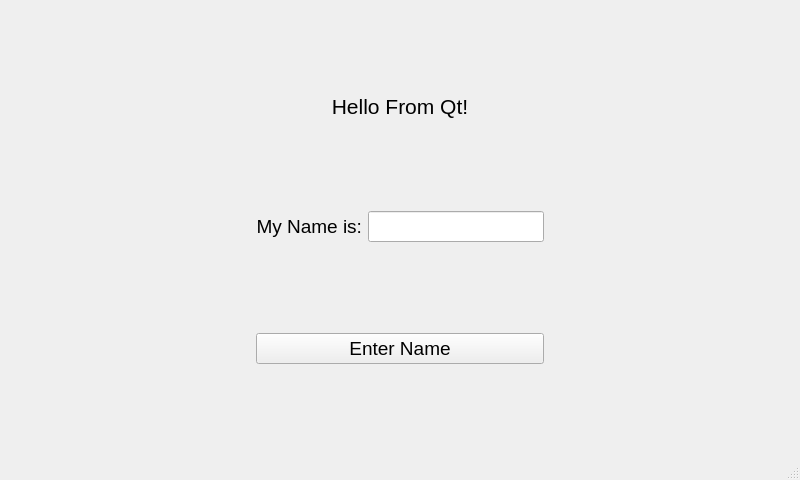
<?xml version="1.0" encoding="UTF-8"?>
<ui version="4.0">
 <class>MainWindow</class>
 <widget class="QMainWindow" name="MainWindow">
  <property name="geometry">
   <rect>
    <x>0</x>
    <y>0</y>
    <width>800</width>
    <height>480</height>
   </rect>
  </property>
  <property name="windowTitle">
   <string>MainWindow</string>
  </property>
  <widget class="QWidget" name="centralwidget">
   <layout class="QGridLayout" name="gridLayout">
    <item row="4" column="1">
     <spacer name="verticalSpacer_4">
      <property name="orientation">
       <enum>Qt::Vertical</enum>
      </property>
      <property name="sizeHint" stdset="0">
       <size>
        <width>20</width>
        <height>40</height>
       </size>
      </property>
     </spacer>
    </item>
    <item row="1" column="1">
     <widget class="QLabel" name="label">
      <property name="font">
       <font>
        <pointsize>16</pointsize>
       </font>
      </property>
      <property name="text">
       <string>Hello From Qt!</string>
      </property>
      <property name="alignment">
       <set>Qt::AlignCenter</set>
      </property>
     </widget>
    </item>
    <item row="3" column="1">
     <layout class="QHBoxLayout" name="horizontalLayout_2">
      <item>
       <widget class="QLabel" name="label_2">
        <property name="font">
         <font>
          <pointsize>14</pointsize>
         </font>
        </property>
        <property name="text">
         <string>My Name is:</string>
        </property>
        <property name="alignment">
         <set>Qt::AlignRight|Qt::AlignTrailing|Qt::AlignVCenter</set>
        </property>
       </widget>
      </item>
      <item>
       <widget class="QLineEdit" name="lineEdit">
        <property name="font">
         <font>
          <pointsize>14</pointsize>
         </font>
        </property>
       </widget>
      </item>
     </layout>
    </item>
    <item row="6" column="1">
     <spacer name="verticalSpacer_2">
      <property name="orientation">
       <enum>Qt::Vertical</enum>
      </property>
      <property name="sizeHint" stdset="0">
       <size>
        <width>20</width>
        <height>40</height>
       </size>
      </property>
     </spacer>
    </item>
    <item row="0" column="1">
     <spacer name="verticalSpacer">
      <property name="orientation">
       <enum>Qt::Vertical</enum>
      </property>
      <property name="sizeHint" stdset="0">
       <size>
        <width>20</width>
        <height>40</height>
       </size>
      </property>
     </spacer>
    </item>
    <item row="2" column="1">
     <spacer name="verticalSpacer_3">
      <property name="orientation">
       <enum>Qt::Vertical</enum>
      </property>
      <property name="sizeHint" stdset="0">
       <size>
        <width>20</width>
        <height>40</height>
       </size>
      </property>
     </spacer>
    </item>
    <item row="5" column="1">
     <widget class="QPushButton" name="pushButton">
      <property name="font">
       <font>
        <pointsize>14</pointsize>
       </font>
      </property>
      <property name="text">
       <string>Enter Name</string>
      </property>
     </widget>
    </item>
    <item row="5" column="0">
     <spacer name="horizontalSpacer">
      <property name="orientation">
       <enum>Qt::Horizontal</enum>
      </property>
      <property name="sizeHint" stdset="0">
       <size>
        <width>40</width>
        <height>20</height>
       </size>
      </property>
     </spacer>
    </item>
    <item row="5" column="2">
     <spacer name="horizontalSpacer_2">
      <property name="orientation">
       <enum>Qt::Horizontal</enum>
      </property>
      <property name="sizeHint" stdset="0">
       <size>
        <width>40</width>
        <height>20</height>
       </size>
      </property>
     </spacer>
    </item>
   </layout>
  </widget>
  <widget class="QMenuBar" name="menubar">
   <property name="geometry">
    <rect>
     <x>0</x>
     <y>0</y>
     <width>800</width>
     <height>22</height>
    </rect>
   </property>
  </widget>
  <widget class="QStatusBar" name="statusbar"/>
 </widget>
 <resources/>
 <connections/>
</ui>
